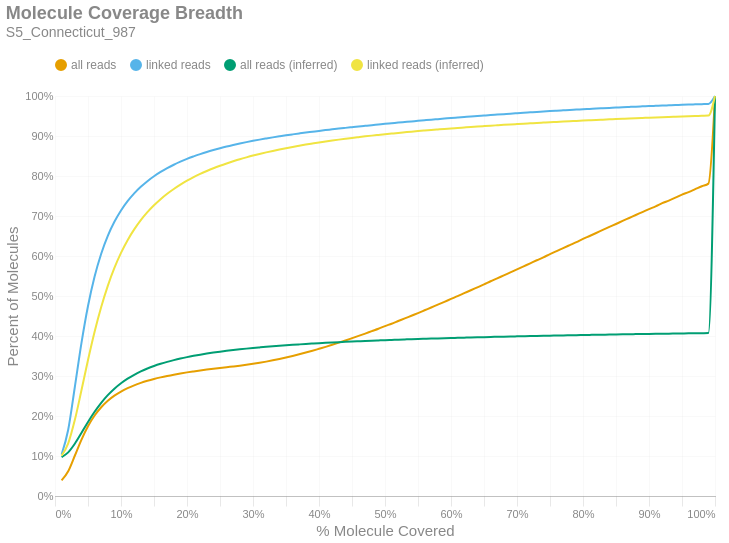

Source (notebook cell):
### Markdown cell above
### Molecule Read Coverage
This chart shows molecule coverage breadth as computed by the number of bases aligned to that molecule. In other words, "*how much of each unique long molecule is actually sequenced/aligned?*" Keep in mind there is a distinction between sequences and alignments, since some sequences belonging to a particular molecule may not align well and wouldn't appear in the alignment data. This chart also shows molecule coverage breadth as computed by the *inferred fragment* from which the aligned sequences originate. Unlike read coverage, this calculation takes into account the total insert size, including unsequenced gaps between the forward and reverse reads. Like the previous figures, these are cumulative percents.

### Code cell
if SKIPLR:
    print_html(f"Skipped")
else:
    binned_df = consolidated_hist(valids['coverage_bp'], mask, 0.01, True)
    binned_df_inf = consolidated_hist(valids['coverage_inserts'], mask, 0.01, True)
    binned_df = binned_df.with_columns(pl.lit(binned_df_inf['all reads (cumsum)']).alias('all reads (inferred)'))
    binned_df = binned_df.with_columns(pl.lit(binned_df_inf['linked reads (cumsum)']).alias('linked reads (inferred)'))
    binned_df = binned_df.with_columns(
        (pl.col('bin').cast(pl.Float64) + 0.01).alias('right_edge')
    )

    with SafeRender(binned_df):
        (
            density_plot(binned_df, 'Molecule Coverage Breadth', samplename, 'molcov', ['all reads (inferred)','linked reads (inferred)'])
            .encode(
                #x=alt.X('bin:Q', title="% Molecule Covered").axis(format = '%').scale(padding=0),
                x=alt.X('right_edge:Q', title="% Molecule Covered").axis(format='%').scale(padding=0),
                y=alt.Y('value:Q', title='Percent of Molecules')
                    .axis(format='%')
                    .stack(False)
                    .scale(domainMin=0, padding=0),
                color=alt.Color("key:N").scale(domain = ["all reads", "linked reads", "all reads (inferred)", "linked reads (inferred)"]),
                tooltip = [
                    alt.Tooltip("key:N", title = "Data Type"),
                    alt.Tooltip("range_label:N", title="% Molecule Covered"),
                    alt.Tooltip("value:Q", format = ".2%", title="% Molecules")
                ]
            )
        ).display()

### Figure 1 — Vega-Lite specification as saved in the notebook (floating-point values rounded to 4 significant figures)
{"width": "container", "height": 400, "config": {"title": {"anchor": "start", "dy": -15, "fontSize": 18, "color": "#888888", "subtitleColor": "#888888", "subtitleFontSize": 14}, "arc": {"fill": "#0072B2"}, "axis": {"domainColor": "#888888", "domainWidth": 0.5, "gridWidth": 0.2, "grid": false, "titleFontWeight": 400, "titleFontSize": 15, "labelFontSize": 11, "labelColor": "#888888", "tickColor": "#888888", "tickWidth": 0.2, "titleColor": "#888888"}, "axisBand": {"grid": false}, "axisX": {"grid": true, "tickSize": 10, "domainCap": "round"}, "axisY": {"domain": false, "grid": true, "tickSize": 0, "domainCap": "round"}, "background": "transparent", "header": {"labelFontSize": 15, "labelColor": "#888888", "titleFontSize": 15, "titleFontWeight": 600, "titleColor": "#888888"}, "legend": {"labelFont": "sans-serif", "labelFontSize": 12, "labelColor": "#888888", "symbolSize": 100, "symbolType": "circle", "titleFontSize": 12, "titlePadding": 10, "titleColor": "#888888", "title": null, "orient": "top"}, "range": {"category": ["#E69F00", "#56B4E9", "#009E73", "#F0E442", "#0072B2", "#D55E00", "#CC79A7", "#000000"], "diverging": ["#cfe8f3", "#a2d4ec", "#73bfe2", "#46abdb", "#1696d2", "#12719e"]}, "area": {"fill": "#0072B2", "fillOpacity": 0.7, "line": true, "strokeOpacity": 0.7}, "line": {"color": "#0072B2", "stroke": "#0072B2", "strokeWidth": 2}, "trail": {"color": "#0072B2", "stroke": "#0072B2", "strokeWidth": 0, "size": 1}, "point": {"filled": true, "fillOpacity": 1.0, "size": 95}, "text": {"color": "#888888", "fontSize": 11, "align": "right", "fontWeight": 400, "size": 11}, "bar": {"fill": "#0072B2", "stroke": null}, "view": {"stroke": null, "continuousWidth": 660, "continuousHeight": 400}}, "data": {"name": "data-9664409e2def3d04842d7ab463a7e7d3"}, "mark": {"type": "line", "interpolate": "monotone", "point": {"opacity": 0, "size": 275}}, "encoding": {"color": {"field": "key", "scale": {"domain": ["all reads", "linked reads", "all reads (inferred)", "linked reads (inferred)"]}, "type": "nominal"}, "tooltip": [{"field": "key", "title": "Data Type", "type": "nominal"}, {"field": "range_label", "title": "% Molecule Covered", "type": "nominal"}, {"field": "value", "format": ".2%", "title": "% Molecules", "type": "quantitative"}], "x": {"axis": {"format": "%"}, "field": "right_edge", "scale": {"padding": 0}, "title": "% Molecule Covered", "type": "quantitative"}, "y": {"axis": {"format": "%"}, "field": "value", "scale": {"domainMin": 0, "padding": 0}, "stack": false, "title": "Percent of Molecules", "type": "quantitative"}}, "params": [{"name": "param_c36ac31b6afebe62", "select": {"type": "point", "fields": ["key"]}, "bind": "legend"}], "title": {"text": "Molecule Coverage Breadth", "subtitle": "S5_Connecticut_987"}, "transform": [{"fold": ["all reads (cumsum)", "linked reads (cumsum)", "all reads (inferred)", "linked reads (inferred)"]}, {"calculate": "replace(datum.key, ' (cumsum)', '')", "as": "key"}, {"filter": {"param": "param_c36ac31b6afebe62"}}], "usermeta": {"embedOptions": {"downloadFileName": "S5_Connecticut_987.molcov"}}, "$schema": "https://vega.github.io/schema/vega-lite/v6.1.0.json", "datasets": {"data-9664409e2def3d04842d7ab463a7e7d3": [{"bin": "0.0", "interval": "0.0-0.01", "all reads": 0.03899, "linked reads": 0.1039, "all reads (cumsum)": 0.03899, "linked reads (cumsum)": 0.1039, "range_label": "0.0-0.01", "all reads (inferred)": 0.09735, "linked reads (inferred)": 0.1006, "right_edge": 0.01}, {"bin": "0.01", "interval": "0.01-0.02", "all reads": 0.0229, "linked reads": 0.06175, "all reads (cumsum)": 0.06188, "linked reads (cumsum)": 0.1656, "range_label": "0.01-0.02", "all reads (inferred)": 0.1092, "linked reads (inferred)": 0.1317, "right_edge": 0.02}, {"bin": "0.02", "interval": "0.02-0.03", "all reads": 0.03874, "linked reads": 0.1063, "all reads (cumsum)": 0.1006, "linked reads (cumsum)": 0.2719, "range_label": "0.02-0.03", "all reads (inferred)": 0.1305, "linked reads (inferred)": 0.1897, "right_edge": 0.03}, {"bin": "0.03", "interval": "0.03-0.04", "all reads": 0.03979, "linked reads": 0.1096, "all reads (cumsum)": 0.1404, "linked reads (cumsum)": 0.3814, "range_label": "0.03-0.04", "all reads (inferred)": 0.1574, "linked reads (inferred)": 0.2636, "right_edge": 0.04}, {"bin": "0.04", "interval": "0.04-0.05", "all reads": 0.03392, "linked reads": 0.09356, "all reads (cumsum)": 0.1743, "linked reads (cumsum)": 0.475, "range_label": "0.04-0.05", "all reads (inferred)": 0.185, "linked reads (inferred)": 0.3398, "right_edge": 0.05}, {"bin": "0.05", "interval": "0.05-0.06", "all reads": 0.02679, "linked reads": 0.07384, "all reads (cumsum)": 0.2011, "linked reads (cumsum)": 0.5488, "range_label": "0.05-0.06", "all reads (inferred)": 0.2106, "linked reads (inferred)": 0.4105, "right_edge": 0.06}, {"bin": "0.06", "interval": "0.06-0.07", "all reads": 0.02065, "linked reads": 0.05693, "all reads (cumsum)": 0.2218, "linked reads (cumsum)": 0.6058, "range_label": "0.06-0.07", "all reads (inferred)": 0.233, "linked reads (inferred)": 0.4725, "right_edge": 0.07}, {"bin": "0.07", "interval": "0.07-0.08", "all reads": 0.01624, "linked reads": 0.0447, "all reads (cumsum)": 0.238, "linked reads (cumsum)": 0.6505, "range_label": "0.07-0.08", "all reads (inferred)": 0.2521, "linked reads (inferred)": 0.5255, "right_edge": 0.08}, {"bin": "0.08", "interval": "0.08-0.09", "all reads": 0.01277, "linked reads": 0.03501, "all reads (cumsum)": 0.2508, "linked reads (cumsum)": 0.6855, "range_label": "0.08-0.09", "all reads (inferred)": 0.2683, "linked reads (inferred)": 0.5702, "right_edge": 0.09}, {"bin": "0.09", "interval": "0.09-0.1", "all reads": 0.01033, "linked reads": 0.02831, "all reads (cumsum)": 0.2611, "linked reads (cumsum)": 0.7138, "range_label": "0.09-0.1", "all reads (inferred)": 0.2819, "linked reads (inferred)": 0.6078, "right_edge": 0.1}, {"bin": "0.1", "interval": "0.1-0.11", "all reads": 0.008483, "linked reads": 0.02317, "all reads (cumsum)": 0.2696, "linked reads (cumsum)": 0.737, "range_label": "0.1-0.11", "all reads (inferred)": 0.2933, "linked reads (inferred)": 0.6395, "right_edge": 0.11}, {"bin": "0.11", "interval": "0.11-0.12", "all reads": 0.007118, "linked reads": 0.01941, "all reads (cumsum)": 0.2767, "linked reads (cumsum)": 0.7564, "range_label": "0.11-0.12", "all reads (inferred)": 0.3031, "linked reads (inferred)": 0.6665, "right_edge": 0.12}, {"bin": "0.12", "interval": "0.12-0.13", "all reads": 0.006067, "linked reads": 0.0165, "all reads (cumsum)": 0.2828, "linked reads (cumsum)": 0.7729, "range_label": "0.12-0.13", "all reads (inferred)": 0.3114, "linked reads (inferred)": 0.6896, "right_edge": 0.13}, {"bin": "0.13", "interval": "0.13-0.14", "all reads": 0.005235, "linked reads": 0.01421, "all reads (cumsum)": 0.288, "linked reads (cumsum)": 0.7871, "range_label": "0.13-0.14", "all reads (inferred)": 0.3187, "linked reads (inferred)": 0.7096, "right_edge": 0.14}, {"bin": "0.14", "interval": "0.14-0.15", "all reads": 0.004548, "linked reads": 0.01227, "all reads (cumsum)": 0.2926, "linked reads (cumsum)": 0.7994, "range_label": "0.14-0.15", "all reads (inferred)": 0.3249, "linked reads (inferred)": 0.7269, "right_edge": 0.15}, {"bin": "0.15", "interval": "0.15-0.16", "all reads": 0.003995, "linked reads": 0.01071, "all reads (cumsum)": 0.2966, "linked reads (cumsum)": 0.8101, "range_label": "0.15-0.16", "all reads (inferred)": 0.3304, "linked reads (inferred)": 0.7421, "right_edge": 0.16}, {"bin": "0.16", "interval": "0.16-0.17", "all reads": 0.00357, "linked reads": 0.009531, "all reads (cumsum)": 0.3001, "linked reads (cumsum)": 0.8196, "range_label": "0.16-0.17", "all reads (inferred)": 0.3353, "linked reads (inferred)": 0.7556, "right_edge": 0.17}, {"bin": "0.17", "interval": "0.17-0.18", "all reads": 0.003237, "linked reads": 0.00853, "all reads (cumsum)": 0.3034, "linked reads (cumsum)": 0.8281, "range_label": "0.17-0.18", "all reads (inferred)": 0.3397, "linked reads (inferred)": 0.7676, "right_edge": 0.18}, {"bin": "0.18", "interval": "0.18-0.19", "all reads": 0.002942, "linked reads": 0.007635, "all reads (cumsum)": 0.3063, "linked reads (cumsum)": 0.8358, "range_label": "0.18-0.19", "all reads (inferred)": 0.3436, "linked reads (inferred)": 0.7785, "right_edge": 0.19}, {"bin": "0.19", "interval": "0.19-0.2", "all reads": 0.002732, "linked reads": 0.007018, "all reads (cumsum)": 0.309, "linked reads (cumsum)": 0.8428, "range_label": "0.19-0.2", "all reads (inferred)": 0.3472, "linked reads (inferred)": 0.7883, "right_edge": 0.2}, {"bin": "0.2", "interval": "0.2-0.21", "all reads": 0.002451, "linked reads": 0.00616, "all reads (cumsum)": 0.3115, "linked reads (cumsum)": 0.849, "range_label": "0.2-0.21", "all reads (inferred)": 0.3504, "linked reads (inferred)": 0.797, "right_edge": 0.21}, {"bin": "0.21", "interval": "0.21-0.22", "all reads": 0.002335, "linked reads": 0.00576, "all reads (cumsum)": 0.3138, "linked reads (cumsum)": 0.8547, "range_label": "0.21-0.22", "all reads (inferred)": 0.3533, "linked reads (inferred)": 0.8052, "right_edge": 0.22}, {"bin": "0.22", "interval": "0.22-0.23", "all reads": 0.002205, "linked reads": 0.005313, "all reads (cumsum)": 0.316, "linked reads (cumsum)": 0.86, "range_label": "0.22-0.23", "all reads (inferred)": 0.356, "linked reads (inferred)": 0.8125, "right_edge": 0.23}, {"bin": "0.23", "interval": "0.23-0.24", "all reads": 0.002075, "linked reads": 0.004857, "all reads (cumsum)": 0.3181, "linked reads (cumsum)": 0.8649, "range_label": "0.23-0.24", "all reads (inferred)": 0.3585, "linked reads (inferred)": 0.8193, "right_edge": 0.24}, {"bin": "0.24", "interval": "0.24-0.25", "all reads": 0.002004, "linked reads": 0.004533, "all reads (cumsum)": 0.3201, "linked reads (cumsum)": 0.8694, "range_label": "0.24-0.25", "all reads (inferred)": 0.3608, "linked reads (inferred)": 0.8256, "right_edge": 0.25}, {"bin": "0.25", "interval": "0.25-0.26", "all reads": 0.001932, "linked reads": 0.004243, "all reads (cumsum)": 0.322, "linked reads (cumsum)": 0.8737, "range_label": "0.25-0.26", "all reads (inferred)": 0.3629, "linked reads (inferred)": 0.8314, "right_edge": 0.26}, {"bin": "0.26", "interval": "0.26-0.27", "all reads": 0.001862, "linked reads": 0.003861, "all reads (cumsum)": 0.3239, "linked reads (cumsum)": 0.8775, "range_label": "0.26-0.27", "all reads (inferred)": 0.3648, "linked reads (inferred)": 0.8368, "right_edge": 0.27}, {"bin": "0.27", "interval": "0.27-0.28", "all reads": 0.001939, "linked reads": 0.003661, "all reads (cumsum)": 0.3258, "linked reads (cumsum)": 0.8812, "range_label": "0.27-0.28", "all reads (inferred)": 0.3667, "linked reads (inferred)": 0.8419, "right_edge": 0.28}, {"bin": "0.28", "interval": "0.28-0.29", "all reads": 0.002116, "linked reads": 0.003472, "all reads (cumsum)": 0.328, "linked reads (cumsum)": 0.8847, "range_label": "0.28-0.29", "all reads (inferred)": 0.3684, "linked reads (inferred)": 0.8466, "right_edge": 0.29}, {"bin": "0.29", "interval": "0.29-0.3", "all reads": 0.0024, "linked reads": 0.003255, "all reads (cumsum)": 0.3304, "linked reads (cumsum)": 0.8879, "range_label": "0.29-0.3", "all reads (inferred)": 0.3701, "linked reads (inferred)": 0.8511, "right_edge": 0.3}, {"bin": "0.3", "interval": "0.3-0.31", "all reads": 0.002657, "linked reads": 0.003064, "all reads (cumsum)": 0.333, "linked reads (cumsum)": 0.891, "range_label": "0.3-0.31", "all reads (inferred)": 0.3715, "linked reads (inferred)": 0.8551, "right_edge": 0.31}, {"bin": "0.31", "interval": "0.31-0.32", "all reads": 0.002903, "linked reads": 0.002839, "all reads (cumsum)": 0.3359, "linked reads (cumsum)": 0.8938, "range_label": "0.31-0.32", "all reads (inferred)": 0.373, "linked reads (inferred)": 0.8591, "right_edge": 0.32}, {"bin": "0.32", "interval": "0.32-0.33", "all reads": 0.003208, "linked reads": 0.002751, "all reads (cumsum)": 0.3391, "linked reads (cumsum)": 0.8966, "range_label": "0.32-0.33", "all reads (inferred)": 0.3743, "linked reads (inferred)": 0.8627, "right_edge": 0.33}, {"bin": "0.33", "interval": "0.33-0.34", "all reads": 0.00339, "linked reads": 0.002603, "all reads (cumsum)": 0.3425, "linked reads (cumsum)": 0.8992, "range_label": "0.33-0.34", "all reads (inferred)": 0.3756, "linked reads (inferred)": 0.8662, "right_edge": 0.34}, {"bin": "0.34", "interval": "0.34-0.35", "all reads": 0.003674, "linked reads": 0.002531, "all reads (cumsum)": 0.3462, "linked reads (cumsum)": 0.9017, "range_label": "0.34-0.35", "all reads (inferred)": 0.3768, "linked reads (inferred)": 0.8695, "right_edge": 0.35}, {"bin": "0.35", "interval": "0.35-0.36", "all reads": 0.003913, "linked reads": 0.002364, "all reads (cumsum)": 0.3501, "linked reads (cumsum)": 0.9041, "range_label": "0.35-0.36", "all reads (inferred)": 0.378, "linked reads (inferred)": 0.8727, "right_edge": 0.36}, {"bin": "0.36", "interval": "0.36-0.37", "all reads": 0.004144, "linked reads": 0.002285, "all reads (cumsum)": 0.3542, "linked reads (cumsum)": 0.9064, "range_label": "0.36-0.37", "all reads (inferred)": 0.379, "linked reads (inferred)": 0.8756, "right_edge": 0.37}, {"bin": "0.37", "interval": "0.37-0.38", "all reads": 0.004373, "linked reads": 0.002225, "all reads (cumsum)": 0.3586, "linked reads (cumsum)": 0.9086, "range_label": "0.37-0.38", "all reads (inferred)": 0.3801, "linked reads (inferred)": 0.8785, "right_edge": 0.38}, {"bin": "0.38", "interval": "0.38-0.39", "all reads": 0.004564, "linked reads": 0.002077, "all reads (cumsum)": 0.3632, "linked reads (cumsum)": 0.9107, "range_label": "0.38-0.39", "all reads (inferred)": 0.3811, "linked reads (inferred)": 0.8812, "right_edge": 0.39}, {"bin": "0.39", "interval": "0.39-0.4", "all reads": 0.004814, "linked reads": 0.002119, "all reads (cumsum)": 0.368, "linked reads (cumsum)": 0.9128, "range_label": "0.39-0.4", "all reads (inferred)": 0.3821, "linked reads (inferred)": 0.8839, "right_edge": 0.4}, {"bin": "0.4", "interval": "0.4-0.41", "all reads": 0.004848, "linked reads": 0.001933, "all reads (cumsum)": 0.3728, "linked reads (cumsum)": 0.9147, "range_label": "0.4-0.41", "all reads (inferred)": 0.383, "linked reads (inferred)": 0.8863, "right_edge": 0.41}, {"bin": "0.41", "interval": "0.41-0.42", "all reads": 0.005146, "linked reads": 0.001904, "all reads (cumsum)": 0.378, "linked reads (cumsum)": 0.9166, "range_label": "0.41-0.42", "all reads (inferred)": 0.3838, "linked reads (inferred)": 0.8887, "right_edge": 0.42}, {"bin": "0.42", "interval": "0.42-0.43", "all reads": 0.005338, "linked reads": 0.001917, "all reads (cumsum)": 0.3833, "linked reads (cumsum)": 0.9185, "range_label": "0.42-0.43", "all reads (inferred)": 0.3847, "linked reads (inferred)": 0.8909, "right_edge": 0.43}, {"bin": "0.43", "interval": "0.43-0.44", "all reads": 0.005459, "linked reads": 0.001777, "all reads (cumsum)": 0.3888, "linked reads (cumsum)": 0.9203, "range_label": "0.43-0.44", "all reads (inferred)": 0.3854, "linked reads (inferred)": 0.8931, "right_edge": 0.44}, {"bin": "0.44", "interval": "0.44-0.45", "all reads": 0.005665, "linked reads": 0.001741, "all reads (cumsum)": 0.3945, "linked reads (cumsum)": 0.922, "range_label": "0.44-0.45", "all reads (inferred)": 0.3862, "linked reads (inferred)": 0.8952, "right_edge": 0.45}, {"bin": "0.45", "interval": "0.45-0.46", "all reads": 0.005731, "linked reads": 0.001733, "all reads (cumsum)": 0.4002, "linked reads (cumsum)": 0.9238, "range_label": "0.45-0.46", "all reads (inferred)": 0.3869, "linked reads (inferred)": 0.8971, "right_edge": 0.46}, {"bin": "0.46", "interval": "0.46-0.47", "all reads": 0.005867, "linked reads": 0.001694, "all reads (cumsum)": 0.4061, "linked reads (cumsum)": 0.9255, "range_label": "0.46-0.47", "all reads (inferred)": 0.3877, "linked reads (inferred)": 0.8991, "right_edge": 0.47}, {"bin": "0.47", "interval": "0.47-0.48", "all reads": 0.006102, "linked reads": 0.001684, "all reads (cumsum)": 0.4122, "linked reads (cumsum)": 0.9272, "range_label": "0.47-0.48", "all reads (inferred)": 0.3883, "linked reads (inferred)": 0.9009, "right_edge": 0.48}, {"bin": "0.48", "interval": "0.48-0.49", "all reads": 0.005941, "linked reads": 0.001634, "all reads (cumsum)": 0.4181, "linked reads (cumsum)": 0.9288, "range_label": "0.48-0.49", "all reads (inferred)": 0.389, "linked reads (inferred)": 0.9027, "right_edge": 0.49}, {"bin": "0.49", "interval": "0.49-0.5", "all reads": 0.006691, "linked reads": 0.001663, "all reads (cumsum)": 0.4248, "linked reads (cumsum)": 0.9305, "range_label": "0.49-0.5", "all reads (inferred)": 0.3896, "linked reads (inferred)": 0.9045, "right_edge": 0.5}, {"bin": "0.5", "interval": "0.5-0.51", "all reads": 0.005884, "linked reads": 0.001495, "all reads (cumsum)": 0.4307, "linked reads (cumsum)": 0.9319, "range_label": "0.5-0.51", "all reads (inferred)": 0.3902, "linked reads (inferred)": 0.9061, "right_edge": 0.51}, {"bin": "0.51", "interval": "0.51-0.52", "all reads": 0.006697, "linked reads": 0.001553, "all reads (cumsum)": 0.4374, "linked reads (cumsum)": 0.9335, "range_label": "0.51-0.52", "all reads (inferred)": 0.3908, "linked reads (inferred)": 0.9077, "right_edge": 0.52}, {"bin": "0.52", "interval": "0.52-0.53", "all reads": 0.006519, "linked reads": 0.001465, "all reads (cumsum)": 0.4439, "linked reads (cumsum)": 0.935, "range_label": "0.52-0.53", "all reads (inferred)": 0.3914, "linked reads (inferred)": 0.9092, "right_edge": 0.53}, {"bin": "0.53", "interval": "0.53-0.54", "all reads": 0.006722, "linked reads": 0.001467, "all reads (cumsum)": 0.4506, "linked reads (cumsum)": 0.9364, "range_label": "0.53-0.54", "all reads (inferred)": 0.392, "linked reads (inferred)": 0.9108, "right_edge": 0.54}, {"bin": "0.54", "interval": "0.54-0.55", "all reads": 0.006667, "linked reads": 0.001474, "all reads (cumsum)": 0.4573, "linked reads (cumsum)": 0.9379, "range_label": "0.54-0.55", "all reads (inferred)": 0.3925, "linked reads (inferred)": 0.9122, "right_edge": 0.55}, {"bin": "0.55", "interval": "0.55-0.56", "all reads": 0.006999, "linked reads": 0.001461, "all reads (cumsum)": 0.4643, "linked reads (cumsum)": 0.9394, "range_label": "0.55-0.56", "all reads (inferred)": 0.393, "linked reads (inferred)": 0.9136, "right_edge": 0.56}, {"bin": "0.56", "interval": "0.56-0.57", "all reads": 0.007046, "linked reads": 0.001437, "all reads (cumsum)": 0.4713, "linked reads (cumsum)": 0.9408, "range_label": "0.56-0.57", "all reads (inferred)": 0.3936, "linked reads (inferred)": 0.915, "right_edge": 0.57}, {"bin": "0.57", "interval": "0.57-0.58", "all reads": 0.006932, "linked reads": 0.001347, "all reads (cumsum)": 0.4783, "linked reads (cumsum)": 0.9422, "range_label": "0.57-0.58", "all reads (inferred)": 0.3941, "linked reads (inferred)": 0.9163, "right_edge": 0.58}, {"bin": "0.58", "interval": "0.58-0.59", "all reads": 0.0071, "linked reads": 0.00135, "all reads (cumsum)": 0.4854, "linked reads (cumsum)": 0.9435, "range_label": "0.58-0.59", "all reads (inferred)": 0.3945, "linked reads (inferred)": 0.9176, "right_edge": 0.59}, {"bin": "0.59", "interval": "0.59-0.6", "all reads": 0.007305, "linked reads": 0.001393, "all reads (cumsum)": 0.4927, "linked reads (cumsum)": 0.9449, "range_label": "0.59-0.6", "all reads (inferred)": 0.395, "linked reads (inferred)": 0.9189, "right_edge": 0.6}, {"bin": "0.6", "interval": "0.6-0.61", "all reads": 0.007017, "linked reads": 0.001259, "all reads (cumsum)": 0.4997, "linked reads (cumsum)": 0.9462, "range_label": "0.6-0.61", "all reads (inferred)": 0.3955, "linked reads (inferred)": 0.9201, "right_edge": 0.61}, {"bin": "0.61", "interval": "0.61-0.62", "all reads": 0.007378, "linked reads": 0.001259, "all reads (cumsum)": 0.5071, "linked reads (cumsum)": 0.9474, "range_label": "0.61-0.62", "all reads (inferred)": 0.3959, "linked reads (inferred)": 0.9213, "right_edge": 0.62}, {"bin": "0.62", "interval": "0.62-0.63", "all reads": 0.00729, "linked reads": 0.001267, "all reads (cumsum)": 0.5143, "linked reads (cumsum)": 0.9487, "range_label": "0.62-0.63", "all reads (inferred)": 0.3964, "linked reads (inferred)": 0.9225, "right_edge": 0.63}, {"bin": "0.63", "interval": "0.63-0.64", "all reads": 0.007386, "linked reads": 0.001212, "all reads (cumsum)": 0.5217, "linked reads (cumsum)": 0.9499, "range_label": "0.63-0.64", "all reads (inferred)": 0.3968, "linked reads (inferred)": 0.9236, "right_edge": 0.64}, {"bin": "0.64", "interval": "0.64-0.65", "all reads": 0.007373, "linked reads": 0.001256, "all reads (cumsum)": 0.5291, "linked reads (cumsum)": 0.9511, "range_label": "0.64-0.65", "all reads (inferred)": 0.3972, "linked reads (inferred)": 0.9247, "right_edge": 0.65}, {"bin": "0.65", "interval": "0.65-0.66", "all reads": 0.007703, "linked reads": 0.001238, "all reads (cumsum)": 0.5368, "linked reads (cumsum)": 0.9524, "range_label": "0.65-0.66", "all reads (inferred)": 0.3976, "linked reads (inferred)": 0.9258, "right_edge": 0.66}, {"bin": "0.66", "interval": "0.66-0.67", "all reads": 0.007302, "linked reads": 0.001119, "all reads (cumsum)": 0.5441, "linked reads (cumsum)": 0.9535, "range_label": "0.66-0.67", "all reads (inferred)": 0.398, "linked reads (inferred)": 0.9268, "right_edge": 0.67}, {"bin": "0.67", "interval": "0.67-0.68", "all reads": 0.007478, "linked reads": 0.00113, "all reads (cumsum)": 0.5516, "linked reads (cumsum)": 0.9546, "range_label": "0.67-0.68", "all reads (inferred)": 0.3984, "linked reads (inferred)": 0.9278, "right_edge": 0.68}, {"bin": "0.68", "interval": "0.68-0.69", "all reads": 0.007375, "linked reads": 0.001138, "all reads (cumsum)": 0.559, "linked reads (cumsum)": 0.9558, "range_label": "0.68-0.69", "all reads (inferred)": 0.3987, "linked reads (inferred)": 0.9288, "right_edge": 0.69}, {"bin": "0.69", "interval": "0.69-0.7", "all reads": 0.007617, "linked reads": 0.001112, "all reads (cumsum)": 0.5666, "linked reads (cumsum)": 0.9569, "range_label": "0.69-0.7", "all reads (inferred)": 0.3991, "linked reads (inferred)": 0.9298, "right_edge": 0.7}, {"bin": "0.7", "interval": "0.7-0.71", "all reads": 0.007549, "linked reads": 0.001104, "all reads (cumsum)": 0.5741, "linked reads (cumsum)": 0.958, "range_label": "0.7-0.71", "all reads (inferred)": 0.3995, "linked reads (inferred)": 0.9308, "right_edge": 0.71}, {"bin": "0.71", "interval": "0.71-0.72", "all reads": 0.007536, "linked reads": 0.001081, "all reads (cumsum)": 0.5817, "linked reads (cumsum)": 0.9591, "range_label": "0.71-0.72", "all reads (inferred)": 0.3998, "linked reads (inferred)": 0.9317, "right_edge": 0.72}, {"bin": "0.72", "interval": "0.72-0.73", "all reads": 0.007644, "linked reads": 0.001084, "all reads (cumsum)": 0.5893, "linked reads (cumsum)": 0.9602, "range_label": "0.72-0.73", "all reads (inferred)": 0.4002, "linked reads (inferred)": 0.9326, "right_edge": 0.73}, {"bin": "0.73", "interval": "0.73-0.74", "all reads": 0.007455, "linked reads": 0.0009837, "all reads (cumsum)": 0.5968, "linked reads (cumsum)": 0.9611, "range_label": "0.73-0.74", "all reads (inferred)": 0.4005, "linked reads (inferred)": 0.9335, "right_edge": 0.74}, {"bin": "0.74", "interval": "0.74-0.75", "all reads": 0.008022, "linked reads": 0.001059, "all reads (cumsum)": 0.6048, "linked reads (cumsum)": 0.9622, "range_label": "0.74-0.75", "all reads (inferred)": 0.4009, "linked reads (inferred)": 0.9345, "right_edge": 0.75}, {"bin": "0.75", "interval": "0.75-0.76", "all reads": 0.007322, "linked reads": 0.0009761, "all reads (cumsum)": 0.6121, "linked reads (cumsum)": 0.9632, "range_label": "0.75-0.76", "all reads (inferred)": 0.4012, "linked reads (inferred)": 0.9353, "right_edge": 0.76}, {"bin": "0.76", "interval": "0.76-0.77", "all reads": 0.007624, "linked reads": 0.0009511, "all reads (cumsum)": 0.6197, "linked reads (cumsum)": 0.9641, "range_label": "0.76-0.77", "all reads (inferred)": 0.4015, "linked reads (inferred)": 0.9362, "right_edge": 0.77}, {"bin": "0.77", "interval": "0.77-0.78", "all reads": 0.007511, "linked reads": 0.0009484, "all reads (cumsum)": 0.6272, "linked reads (cumsum)": 0.9651, "range_label": "0.77-0.78", "all reads (inferred)": 0.4018, "linked reads (inferred)": 0.937, "right_edge": 0.78}, {"bin": "0.78", "interval": "0.78-0.79", "all reads": 0.007482, "linked reads": 0.0008805, "all reads (cumsum)": 0.6347, "linked reads (cumsum)": 0.966, "range_label": "0.78-0.79", "all reads (inferred)": 0.4021, "linked reads (inferred)": 0.9378, "right_edge": 0.79}, {"bin": "0.79", "interval": "0.79-0.8", "all reads": 0.007966, "linked reads": 0.0009211, "all reads (cumsum)": 0.6427, "linked reads (cumsum)": 0.9669, "range_label": "0.79-0.8", "all reads (inferred)": 0.4025, "linked reads (inferred)": 0.9386, "right_edge": 0.8}, {"bin": "0.8", "interval": "0.8-0.81", "all reads": 0.007332, "linked reads": 0.0008581, "all reads (cumsum)": 0.65, "linked reads (cumsum)": 0.9677, "range_label": "0.8-0.81", "all reads (inferred)": 0.4028, "linked reads (inferred)": 0.9394, "right_edge": 0.81}, {"bin": "0.81", "interval": "0.81-0.82", "all reads": 0.00748, "linked reads": 0.0008805, "all reads (cumsum)": 0.6575, "linked reads (cumsum)": 0.9686, "range_label": "0.81-0.82", "all reads (inferred)": 0.403, "linked reads (inferred)": 0.9402, "right_edge": 0.82}, {"bin": "0.82", "interval": "0.82-0.83", "all reads": 0.007651, "linked reads": 0.0008308, "all reads (cumsum)": 0.6652, "linked reads (cumsum)": 0.9694, "range_label": "0.82-0.83", "all reads (inferred)": 0.4033, "linked reads (inferred)": 0.9409, "right_edge": 0.83}, {"bin": "0.83", "interval": "0.83-0.84", "all reads": 0.0075, "linked reads": 0.0008179, "all reads (cumsum)": 0.6727, "linked reads (cumsum)": 0.9703, "range_label": "0.83-0.84", "all reads (inferred)": 0.4036, "linked reads (inferred)": 0.9416, "right_edge": 0.84}, {"bin": "0.84", "interval": "0.84-0.85", "all reads": 0.007415, "linked reads": 0.0007942, "all reads (cumsum)": 0.6801, "linked reads (cumsum)": 0.9711, "range_label": "0.84-0.85", "all reads (inferred)": 0.4039, "linked reads (inferred)": 0.9424, "right_edge": 0.85}, {"bin": "0.85", "interval": "0.85-0.86", "all reads": 0.0076, "linked reads": 0.000825, "all reads (cumsum)": 0.6877, "linked reads (cumsum)": 0.9719, "range_label": "0.85-0.86", "all reads (inferred)": 0.4042, "linked reads (inferred)": 0.9431, "right_edge": 0.86}, {"bin": "0.86", "interval": "0.86-0.87", "all reads": 0.007389, "linked reads": 0.0007727, "all reads (cumsum)": 0.6951, "linked reads (cumsum)": 0.9727, "range_label": "0.86-0.87", "all reads (inferred)": 0.4044, "linked reads (inferred)": 0.9438, "right_edge": 0.87}, {"bin": "0.87", "interval": "0.87-0.88", "all reads": 0.007456, "linked reads": 0.0007678, "all reads (cumsum)": 0.7025, "linked reads (cumsum)": 0.9734, "range_label": "0.87-0.88", "all reads (inferred)": 0.4047, "linked reads (inferred)": 0.9445, "right_edge": 0.88}, {"bin": "0.88", "interval": "0.88-0.89", "all reads": 0.007332, "linked reads": 0.0006989, "all reads (cumsum)": 0.7098, "linked reads (cumsum)": 0.9741, "range_label": "0.88-0.89", "all reads (inferred)": 0.405, "linked reads (inferred)": 0.9452, "right_edge": 0.89}, {"bin": "0.89", "interval": "0.89-0.9", "all reads": 0.007423, "linked reads": 0.000707, "all reads (cumsum)": 0.7173, "linked reads (cumsum)": 0.9748, "range_label": "0.89-0.9", "all reads (inferred)": 0.4052, "linked reads (inferred)": 0.9458, "right_edge": 0.9}, {"bin": "0.9", "interval": "0.9-0.91", "all reads": 0.006947, "linked reads": 0.0006497, "all reads (cumsum)": 0.7242, "linked reads (cumsum)": 0.9755, "range_label": "0.9-0.91", "all reads (inferred)": 0.4055, "linked reads (inferred)": 0.9464, "right_edge": 0.91}, {"bin": "0.91", "interval": "0.91-0.92", "all reads": 0.007804, "linked reads": 0.0006689, "all reads (cumsum)": 0.732, "linked reads (cumsum)": 0.9761, "range_label": "0.91-0.92", "all reads (inferred)": 0.4057, "linked reads (inferred)": 0.9471, "right_edge": 0.92}, {"bin": "0.92", "interval": "0.92-0.93", "all reads": 0.006601, "linked reads": 0.0006126, "all reads (cumsum)": 0.7386, "linked reads (cumsum)": 0.9768, "range_label": "0.92-0.93", "all reads (inferred)": 0.4059, "linked reads (inferred)": 0.9476, "right_edge": 0.93}, {"bin": "0.93", "interval": "0.93-0.94", "all reads": 0.007162, "linked reads": 0.0006122, "all reads (cumsum)": 0.7458, "linked reads (cumsum)": 0.9774, "range_label": "0.93-0.94", "all reads (inferred)": 0.4062, "linked reads (inferred)": 0.9482, "right_edge": 0.94}, {"bin": "0.94", "interval": "0.94-0.95", "all reads": 0.007687, "linked reads": 0.0006166, "all reads (cumsum)": 0.7535, "linked reads (cumsum)": 0.978, "range_label": "0.94-0.95", "all reads (inferred)": 0.4064, "linked reads (inferred)": 0.9488, "right_edge": 0.95}, {"bin": "0.95", "interval": "0.95-0.96", "all reads": 0.006276, "linked reads": 0.0005746, "all reads (cumsum)": 0.7597, "linked reads (cumsum)": 0.9786, "range_label": "0.95-0.96", "all reads (inferred)": 0.4066, "linked reads (inferred)": 0.9493, "right_edge": 0.96}, {"bin": "0.96", "interval": "0.96-0.97", "all reads": 0.007276, "linked reads": 0.0005303, "all reads (cumsum)": 0.767, "linked reads (cumsum)": 0.9791, "range_label": "0.96-0.97", "all reads (inferred)": 0.4069, "linked reads (inferred)": 0.9499, "right_edge": 0.97}, {"bin": "0.97", "interval": "0.97-0.98", "all reads": 0.007317, "linked reads": 0.0005352, "all reads (cumsum)": 0.7743, "linked reads (cumsum)": 0.9796, "range_label": "0.97-0.98", "all reads (inferred)": 0.4071, "linked reads (inferred)": 0.9505, "right_edge": 0.98}, {"bin": "0.98", "interval": "0.98-0.99", "all reads": 0.006594, "linked reads": 0.0005496, "all reads (cumsum)": 0.7809, "linked reads (cumsum)": 0.9802, "range_label": "0.98-0.99", "all reads (inferred)": 0.4074, "linked reads (inferred)": 0.9511, "right_edge": 0.99}, {"bin": "0.99", "interval": "0.99-1.0", "all reads": 0.2191, "linked reads": 0.01982, "all reads (cumsum)": 1.0, "linked reads (cumsum)": 1.0, "range_label": "0.99-1.0", "all reads (inferred)": 1.0, "linked reads (inferred)": 1.0, "right_edge": 1.0}]}}
